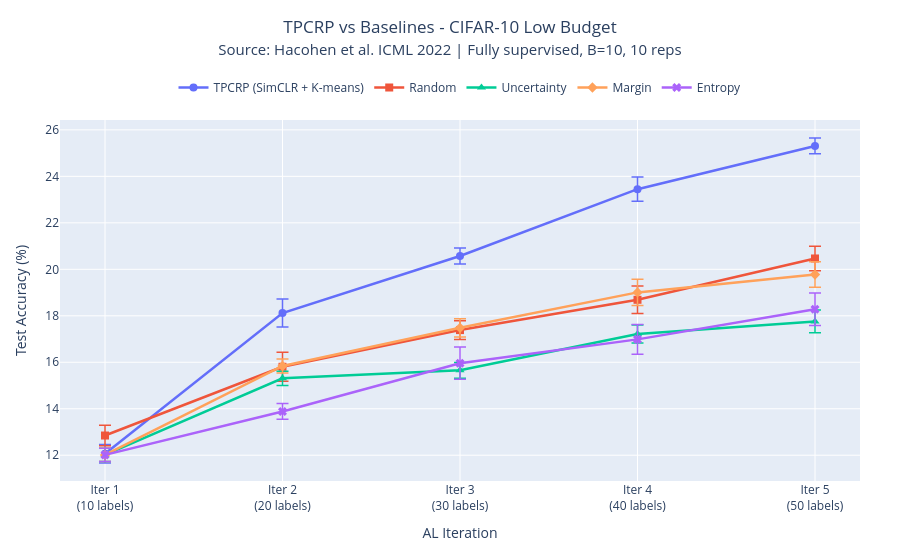

The code cell stored with this chart in its notebook:
### Code cell
# Run all baselines (this will only generate 3 summary files total)
run_al_baseline('uncertainty', uncertainty_select)
run_al_baseline('margin', margin_select)
run_al_baseline('entropy', entropy_select)

import plotly.graph_objects as go
import numpy as np
import os
import csv

# Updated loader to read the single summary file
def load_baseline_summary(strategy_name):
    csv_path = os.path.join(OUTPUT_DIR, f"acc_{strategy_name}_summary.csv")
    with open(csv_path, 'r') as f:
        reader = csv.reader(f)
        rows = list(reader)
        mean_acc = np.array([float(x) for x in rows[0]])
        se_acc = np.array([float(x) for x in rows[1]])
    return mean_acc, se_acc

# Load our newly aggregated data
unc_mean, unc_se = load_baseline_summary('uncertainty')
mar_mean, mar_se = load_baseline_summary('margin')
ent_mean, ent_se = load_baseline_summary('entropy')

iterations = list(range(1, AL_ITERATIONS + 1))
x_labels = [f"Iter {i}<br>({i*AL_BUDGET} labels)" for i in iterations]

fig = go.Figure()

# Plot TPCRP
fig.add_trace(go.Scatter(
    x=iterations, y=tpcrp_mean.tolist(),
    mode="lines+markers", name="TPCRP (SimCLR + K-means)",
    line=dict(width=2.5, color="#636efa"), marker=dict(size=8, symbol="circle"),
    error_y=dict(type="data", array=tpcrp_se.tolist(), visible=True, thickness=1.5, width=6),
))

# Plot Random Baseline
fig.add_trace(go.Scatter(
    x=iterations, y=random_mean.tolist(),
    mode="lines+markers", name="Random",
    line=dict(width=2.5, color="#EF553B"), marker=dict(size=8, symbol="square"),
    error_y=dict(type="data", array=random_se.tolist(), visible=True, thickness=1.5, width=6),
))

# Plot Uncertainty
fig.add_trace(go.Scatter(
    x=iterations, y=unc_mean.tolist(),
    mode="lines+markers", name="Uncertainty",
    line=dict(width=2.5, color="#00cc96"), marker=dict(size=8, symbol="triangle-up"),
    error_y=dict(type="data", array=unc_se.tolist(), visible=True, thickness=1.5, width=6),
))

# Plot Margin
fig.add_trace(go.Scatter(
    x=iterations, y=mar_mean.tolist(),
    mode="lines+markers", name="Margin",
    line=dict(width=2.5, color="#FFA15A"), marker=dict(size=8, symbol="diamond"),
    error_y=dict(type="data", array=mar_se.tolist(), visible=True, thickness=1.5, width=6),
))

# Plot Entropy
fig.add_trace(go.Scatter(
    x=iterations, y=ent_mean.tolist(),
    mode="lines+markers", name="Entropy",
    line=dict(width=2.5, color="#ab63fa"), marker=dict(size=8, symbol="x"),
    error_y=dict(type="data", array=ent_se.tolist(), visible=True, thickness=1.5, width=6),
))

fig.update_layout(
    height=550, margin=dict(t=120, b=60, l=60, r=40),
    title=dict(
        text=("TPCRP vs Baselines - CIFAR-10 Low Budget<br>"
              "<span style='font-size:15px;font-weight:normal;'>"
              "Source: Hacohen et al. ICML 2022 | Fully supervised, B=10, 10 reps</span>"),
        y=0.94, x=0.5, xanchor='center', yanchor='top',
    ),
    legend=dict(orientation="h", yanchor="bottom", y=1.05, xanchor="center", x=0.5),
    xaxis=dict(tickmode="array", tickvals=iterations, ticktext=x_labels, title_text="AL Iteration"),
    yaxis_title="Test Accuracy (%)",
)

fig.update_traces(cliponaxis=False)
plot_path = os.path.join(OUTPUT_DIR, "tpcrp_vs_all_baselines_cifar10.png")
fig.write_image(plot_path, scale=2)
print(f"Plot saved → {plot_path}")
fig.show()

### Figure 1 — Plotly figure (JSON) as saved in the notebook; plotly's stock layout.template omitted (floating-point values rounded to 4 significant figures)
{"data": [{"cliponaxis": false, "error_y": {"array": [0.3994, 0.5984, 0.3423, 0.5229, 0.34], "thickness": 1.5, "type": "data", "visible": true, "width": 6}, "line": {"color": "#636efa", "width": 2.5}, "marker": {"size": 8, "symbol": "circle"}, "mode": "lines+markers", "name": "TPCRP (SimCLR + K-means)", "type": "scatter", "x": [1, 2, 3, 4, 5], "y": [12.07, 18.12, 20.57, 23.45, 25.31]}, {"cliponaxis": false, "error_y": {"array": [0.4416, 0.6203, 0.4034, 0.5946, 0.5257], "thickness": 1.5, "type": "data", "visible": true, "width": 6}, "line": {"color": "#EF553B", "width": 2.5}, "marker": {"size": 8, "symbol": "square"}, "mode": "lines+markers", "name": "Random", "type": "scatter", "x": [1, 2, 3, 4, 5], "y": [12.85, 15.81, 17.38, 18.69, 20.47]}, {"cliponaxis": false, "error_y": {"array": [0.2857, 0.3045, 0.3385, 0.3895, 0.4897], "thickness": 1.5, "type": "data", "visible": true, "width": 6}, "line": {"color": "#00cc96", "width": 2.5}, "marker": {"size": 8, "symbol": "triangle-up"}, "mode": "lines+markers", "name": "Uncertainty", "type": "scatter", "x": [1, 2, 3, 4, 5], "y": [12.01, 15.31, 15.66, 17.22, 17.76]}, {"cliponaxis": false, "error_y": {"array": [0.2857, 0.2967, 0.3953, 0.569, 0.5508], "thickness": 1.5, "type": "data", "visible": true, "width": 6}, "line": {"color": "#FFA15A", "width": 2.5}, "marker": {"size": 8, "symbol": "diamond"}, "mode": "lines+markers", "name": "Margin", "type": "scatter", "x": [1, 2, 3, 4, 5], "y": [12.01, 15.84, 17.48, 19.01, 19.78]}, {"cliponaxis": false, "error_y": {"array": [0.2857, 0.3412, 0.6924, 0.638, 0.7019], "thickness": 1.5, "type": "data", "visible": true, "width": 6}, "line": {"color": "#ab63fa", "width": 2.5}, "marker": {"size": 8, "symbol": "x"}, "mode": "lines+markers", "name": "Entropy", "type": "scatter", "x": [1, 2, 3, 4, 5], "y": [12.01, 13.88, 15.96, 16.98, 18.28]}], "layout": {"height": 550, "legend": {"orientation": "h", "x": 0.5, "xanchor": "center", "y": 1.05, "yanchor": "bottom"}, "margin": {"b": 60, "l": 60, "r": 40, "t": 120}, "title": {"text": "TPCRP vs Baselines - CIFAR-10 Low Budget<br><span style='font-size:15px;font-weight:normal;'>Source: Hacohen et al. ICML 2022 | Fully supervised, B=10, 10 reps</span>", "x": 0.5, "xanchor": "center", "y": 0.94, "yanchor": "top"}, "xaxis": {"tickmode": "array", "ticktext": ["Iter 1<br>(10 labels)", "Iter 2<br>(20 labels)", "Iter 3<br>(30 labels)", "Iter 4<br>(40 labels)", "Iter 5<br>(50 labels)"], "tickvals": [1, 2, 3, 4, 5], "title": {"text": "AL Iteration"}}, "yaxis": {"title": {"text": "Test Accuracy (%)"}}}}
